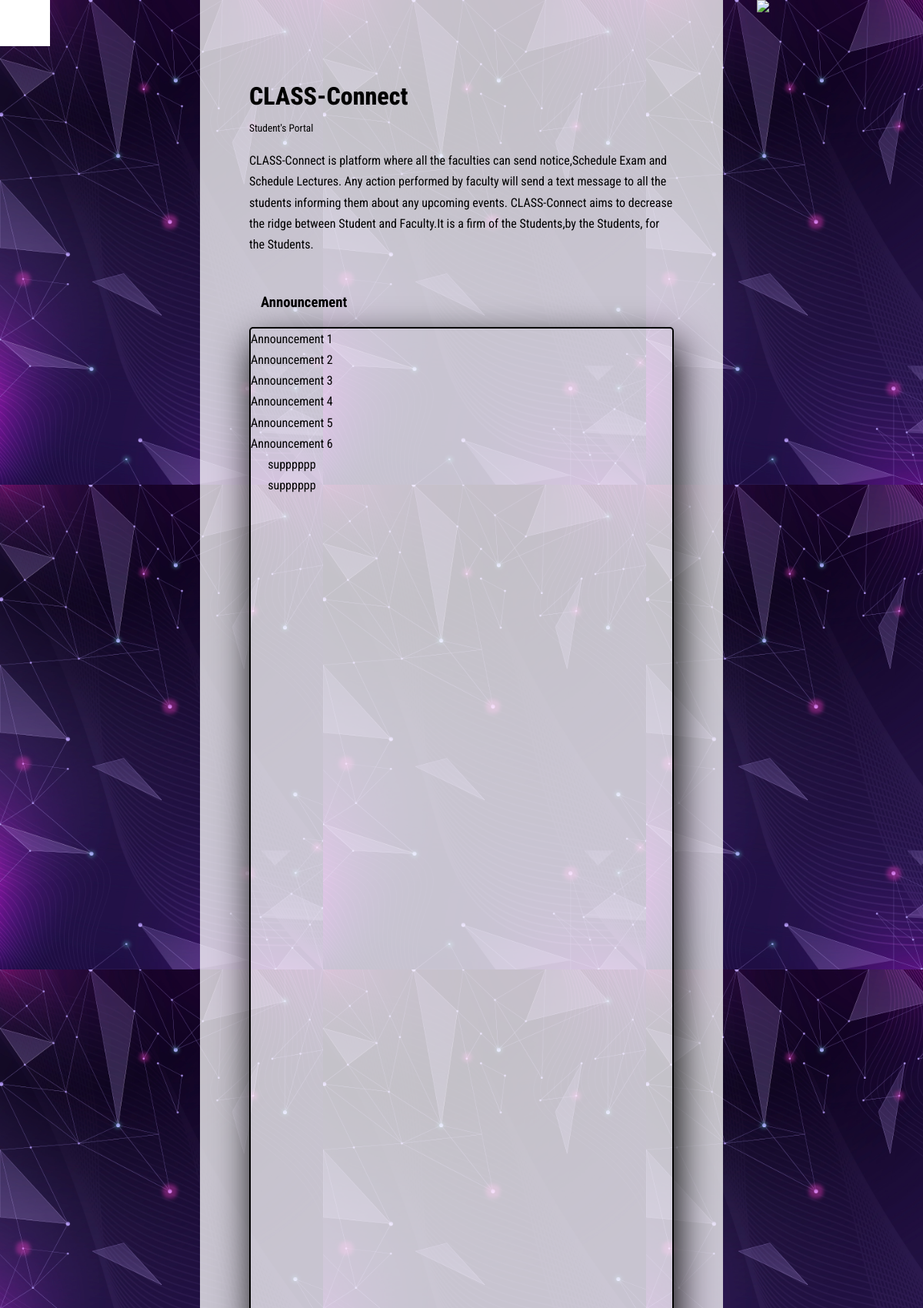
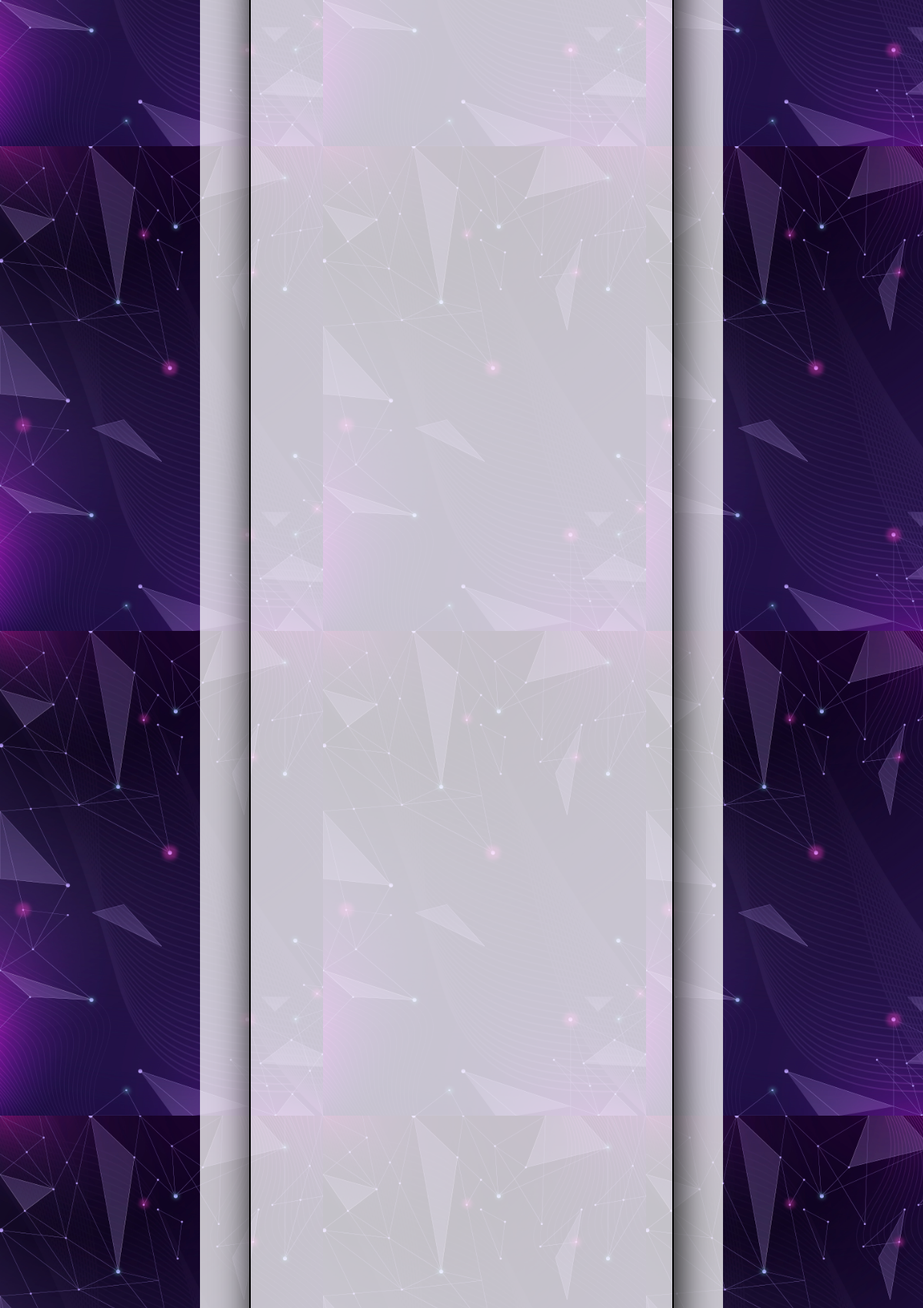
The app's page /student_home/ (signed in, upper part) with its own data (2 pictures, top to bottom).
### Teacher/models.py (models this page shows)
class Announcements(models.Model):
    text=models.TextField(max_length=500)
    def __str__(self):
        return self.text

### Student/views.py (the view)
# urls.py: path("student_home/",views.home,name="Home"),
def home(response):
    t1=Announcements.objects.all()
    t2=Class.objects.all()
    t3=Exam.objects.all()
    return render(response,"Student/student_home.html",{"t1":t1,"t2":t2,"t3":t3})

### Student/templates/Student/student_home.html (shortened to what this page needs)
{% load static %}
{% if user.is_authenticated %}
<!DOCTYPE html>
<html lang="en">
  <head>
    <link
      rel="stylesheet"
      href="https://cdnjs.cloudflare.com/ajax/libs/font-awesome/5.15.2/css/all.min.css"
    />
  </head>
  <body>
    <nav class="menu-activea">
      <h1 class="hamb">
        <button id="open">
          <i class="fas fa-bars"></i>
        </button>
      </h1>
    </nav>
    <main>
      <img class="logo" src="{% static 'image/1.png' %}" >
      <section>
        <br /><br /><br />
        <h1>CLASS-Connect</h1>
        <small>Student's Portal</small>
        <br />
        <div class="container">
          <p>
            CLASS-Connect is  platform where all the faculties can send notice,Schedule Exam and Schedule Lectures. Any action performed by faculty will send a text message to all the students informing them about any upcoming events. CLASS-Connect aims to decrease the ridge between Student and Faculty.It is a firm of the Students,by the Students, for the Students.
          </p>
        </div>
        <div class="container">
          <h3>Announcement </h3>
          <div class="box">
          <center>
            {% for t in t1 %}
           {{ t }}<br>
           {% endfor %}
          </center>
          </div>
        </div>
      </section>
    </main>
  </body>
</html>
  {% endif %}

### records on screen
Announcements: text "Announcement 1"
Announcements: text "Announcement 2"
Announcements: text "Announcement 3"
Announcements: text "Announcement 4"
Announcements: text "Announcement 5"
Announcements: text "Announcement 6"
Announcements: text "supppppp"
Announcements: text "supppppp"
